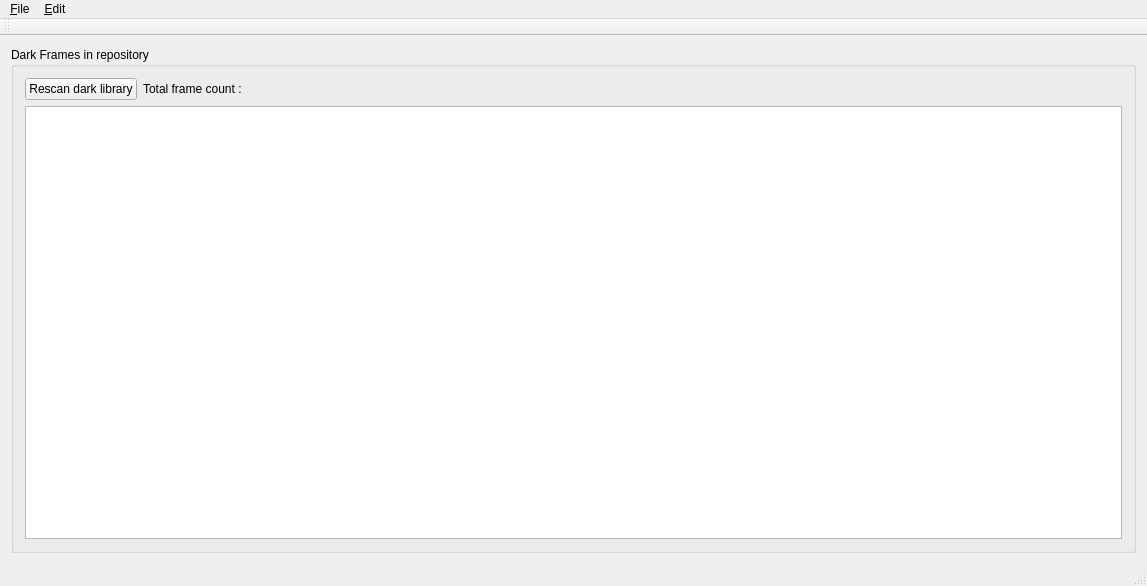
<?xml version="1.0" encoding="UTF-8"?>
<ui version="4.0">
 <class>MainWindow</class>
 <widget class="QMainWindow" name="MainWindow">
  <property name="geometry">
   <rect>
    <x>0</x>
    <y>0</y>
    <width>1147</width>
    <height>586</height>
   </rect>
  </property>
  <property name="windowTitle">
   <string>MainWindow</string>
  </property>
  <widget class="QWidget" name="centralWidget">
   <layout class="QHBoxLayout" name="horizontalLayout_2">
    <item>
     <widget class="QGroupBox" name="groupBox">
      <property name="title">
       <string>Dark Frames in repository</string>
      </property>
      <layout class="QHBoxLayout" name="horizontalLayout_3">
       <item>
        <layout class="QVBoxLayout" name="verticalLayout">
         <item>
          <layout class="QHBoxLayout" name="horizontalLayout">
           <item>
            <widget class="QPushButton" name="btnRescanDarks">
             <property name="enabled">
              <bool>true</bool>
             </property>
             <property name="text">
              <string>Rescan dark library</string>
             </property>
            </widget>
           </item>
           <item>
            <widget class="QLabel" name="lblDarkCount">
             <property name="text">
              <string>Total frame count : </string>
             </property>
            </widget>
           </item>
           <item>
            <spacer name="horizontalSpacer">
             <property name="orientation">
              <enum>Qt::Horizontal</enum>
             </property>
             <property name="sizeHint" stdset="0">
              <size>
               <width>40</width>
               <height>20</height>
              </size>
             </property>
            </spacer>
           </item>
          </layout>
         </item>
         <item>
          <widget class="QTableView" name="tblDarkView">
           <property name="selectionMode">
            <enum>QAbstractItemView::SingleSelection</enum>
           </property>
           <property name="selectionBehavior">
            <enum>QAbstractItemView::SelectRows</enum>
           </property>
          </widget>
         </item>
        </layout>
       </item>
      </layout>
     </widget>
    </item>
   </layout>
  </widget>
  <widget class="QMenuBar" name="menuBar">
   <property name="geometry">
    <rect>
     <x>0</x>
     <y>0</y>
     <width>1147</width>
     <height>19</height>
    </rect>
   </property>
   <widget class="QMenu" name="menu_Fichier">
    <property name="title">
     <string>&amp;File</string>
    </property>
    <addaction name="actionQuit"/>
   </widget>
   <widget class="QMenu" name="menu_Edit">
    <property name="title">
     <string>&amp;Edit</string>
    </property>
    <addaction name="actionPrefs"/>
   </widget>
   <addaction name="menu_Fichier"/>
   <addaction name="menu_Edit"/>
  </widget>
  <widget class="QToolBar" name="mainToolBar">
   <attribute name="toolBarArea">
    <enum>TopToolBarArea</enum>
   </attribute>
   <attribute name="toolBarBreak">
    <bool>false</bool>
   </attribute>
  </widget>
  <widget class="QStatusBar" name="statusBar"/>
  <action name="actionQuit">
   <property name="checkable">
    <bool>false</bool>
   </property>
   <property name="text">
    <string>&amp;Quit</string>
   </property>
   <property name="shortcut">
    <string>Ctrl+Q</string>
   </property>
  </action>
  <action name="actionPrefs">
   <property name="text">
    <string>&amp;Preferences</string>
   </property>
   <property name="shortcut">
    <string>Ctrl+P</string>
   </property>
  </action>
 </widget>
 <layoutdefault spacing="6" margin="11"/>
 <resources/>
 <connections/>
</ui>
